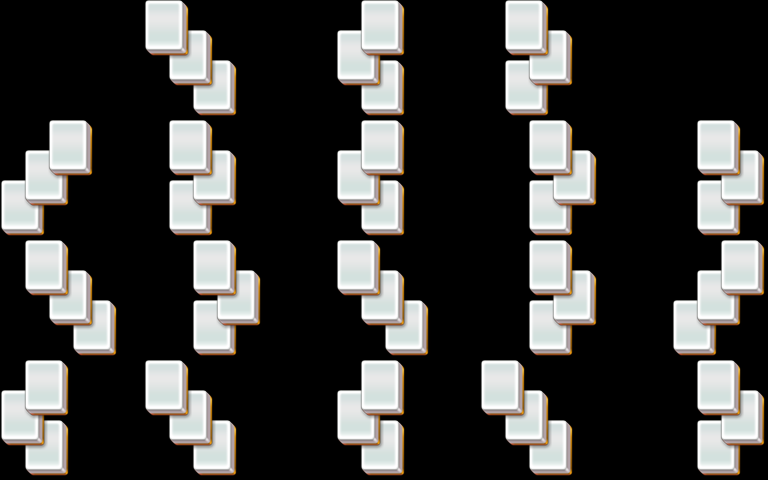

A level layout from a 2D game, rendered from its tile map. Below: a short description, then the map file with tile-grid data replaced by summaries:
An orthogonal 32x16 tile map with 24x30 px tiles, 3 tile layers (layer1, layer2, layer3).

<map version="1.0" orientation="orthogonal" width="32" height="16" tilewidth="24" tileheight="30">
 <properties>
  <property name="species" value="30" />
 </properties>
 <tileset firstgid="1" name="mahjong" tilewidth="48" tileheight="60">
  <image source="mahjong.png" width="48" height="60" />
 </tileset>
 <layer name="layer1" width="32" height="16">
  <data>[512 cells, 18 non-empty, 1 distinct tile ids]</data>
 </layer>
 <layer name="layer2" width="32" height="16">
  <data>[512 cells, 18 non-empty, 1 distinct tile ids]</data>
 </layer>
 <layer name="layer3" width="32" height="16">
  <data>[512 cells, 18 non-empty, 1 distinct tile ids]</data>
 </layer>
</map>
